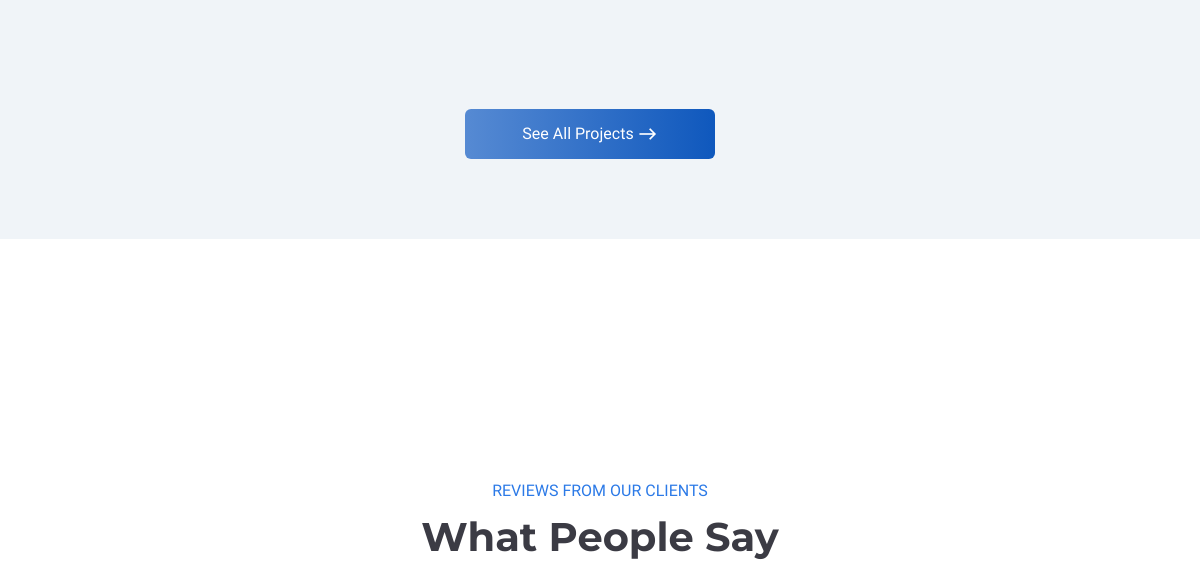
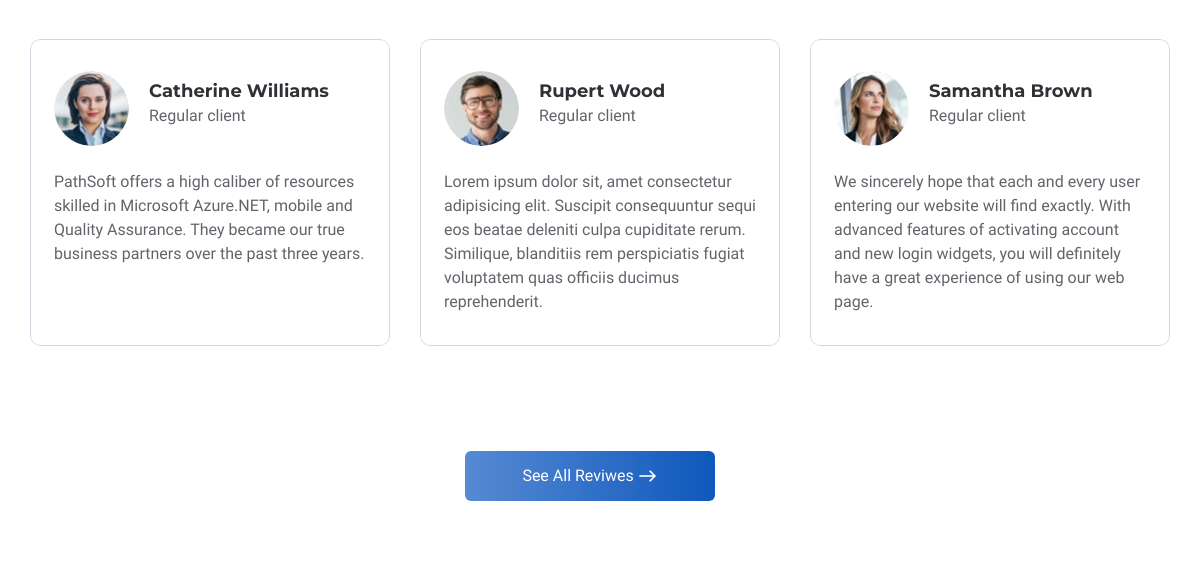
Before: / (middle part) with the older database file (2 pictures, top to bottom).
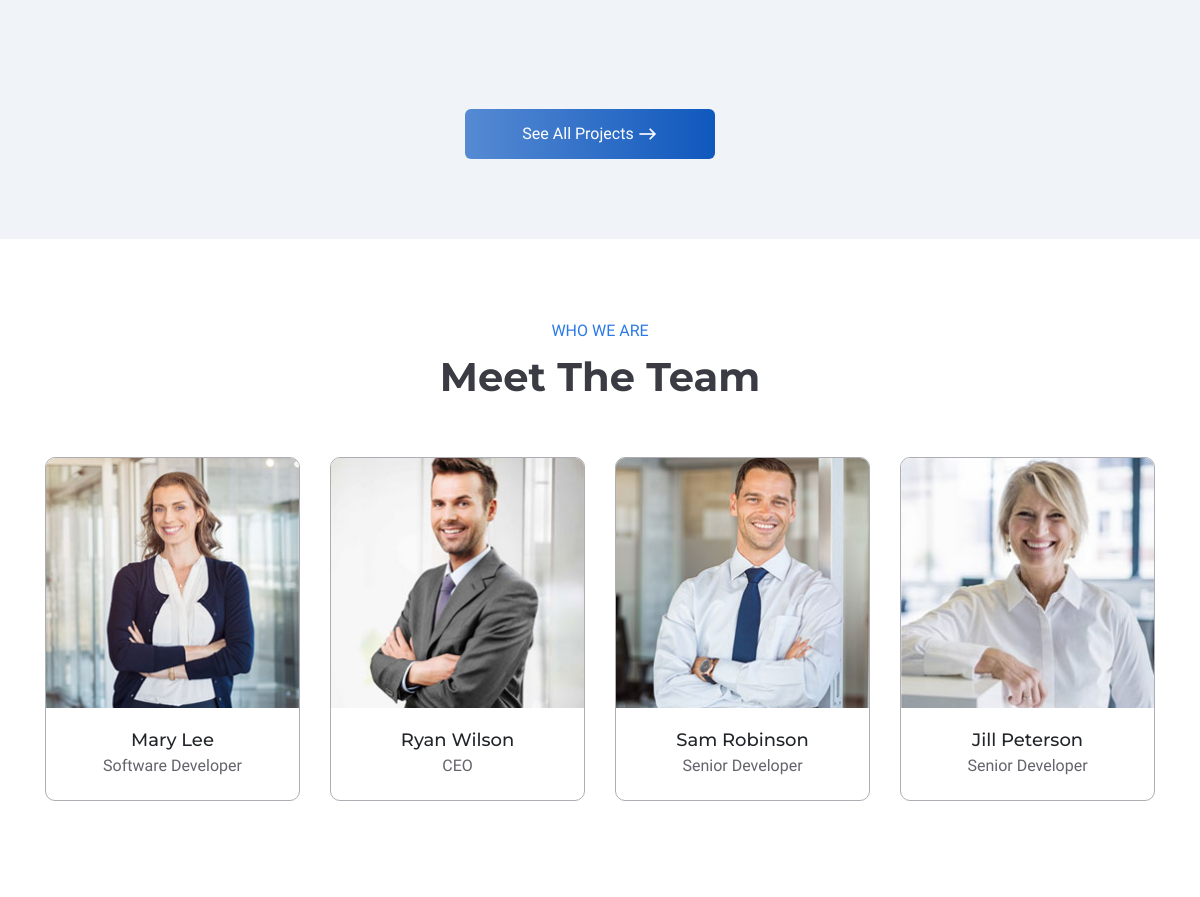
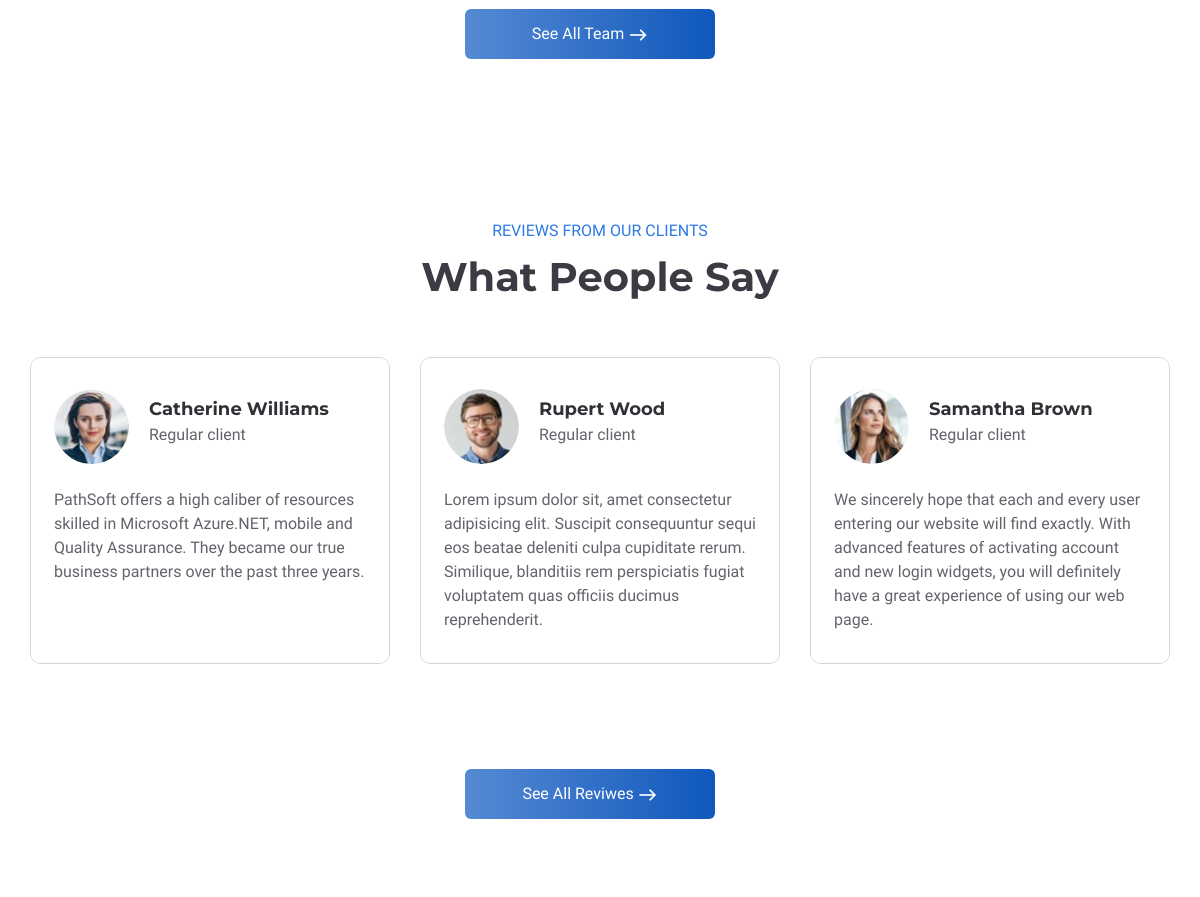
After: the same page with the newer database file (2 pictures, top to bottom).
### app/models.py (models this page shows)
class ProjectButton(db.Model):
    id=db.Column(db.Integer,primary_key=True)
    projectbtn_title=db.Column(db.String(255))
    projectbtn_icon=db.Column(db.String(255))
    projectbtn_url=db.Column(db.String(255))

class TeamHeading(db.Model):
    id=db.Column(db.Integer,primary_key=True)
    team_subheading=db.Column(db.String(255))
    team_title=db.Column(db.String(255))

class TeamBox(db.Model):
    id=db.Column(db.Integer,primary_key=True)
    teammate_img=db.Column(db.String(255))
    teammate_name=db.Column(db.String(255))
    teammate_position=db.Column(db.String(255))

class TeamButton(db.Model):
    id=db.Column(db.Integer,primary_key=True)
    teambuuton_title=db.Column(db.String(255))
    teambuuton_icon=db.Column(db.String(255))
    teambuuton_url=db.Column(db.String(255))

### main/routes.py (the view)
@app.route("/")
def index():
    header_contacts=HeaderContact.query.all()
    headersocial_icons=HeaderSocialIcon.query.all()
    logos=MeniuLogo.query.all()
    meniu_names=MeniuName.query.all()
    sliders=Slider.query.all()
    sliderbttns=SliderUrl.query.all()
    serviceheadings=ServiceTitle.query.all()
    serviceitems=ServiceItem.query.all()
    servicebttns=ServiceButton.query.all()
    reasonheadings=ReasonTitle.query.all()
    reasonitems=ReasonItem.query.all()
    projectheadings=ProjectHeader.query.all()
    projectmenus=ProjectMenu.query.all()
    projectboxs=ProjectBox.query.all()
    projectbtns=ProjectButton.query.all()
    teamheadings=TeamHeading.query.all()
    teamboxs=TeamBox.query.all()
    teamsocialicons=TeamSocilIcon.query.all()
    teambuttons=TeamButton.query.all()
    return render_template("main/index.html", header_contacts=header_contacts, headersocial_icons=headersocial_icons, logos=logos, meniu_names=meniu_names, sliders=sliders, sliderbttns=sliderbttns, serviceheadings=serviceheadings, serviceitems=serviceitems ,servicebttns=servicebttns, reasonheadings=reasonheadings, reasonitems=reasonitems,projectheadings=projectheadings, projectmenus=projectmenus,projectboxs=projectboxs, projectbtns=projectbtns,teamheadings=teamheadings, teamboxs=teamboxs, teamsocialicons=teamsocialicons, teambuttons=teambuttons)

### app/templates/main/index.html (shortened to what this page needs)
{% extends "main/base.html" %}{% block contentmain %}
<section id="project" class="section-padding">
    <div class="container">
        <div class="row project-height justify-content-center">
        </div>
        <div class="row">
            <div class="col-12 d-flex justify-content-center">
                {% for projectbtn in projectbtns %}
                <div class="bttn-row">
                    <a href="{{projectbtn.projectbtn_url}}">
                        <div class="bttn">
                            <span>{{projectbtn.projectbtn_title}}</span>
                            <i class="material-icons">{{projectbtn.projectbtn_icon}}</i>
                        </div>
                    </a>
                </div>
                {% endfor %}
            </div>
        </div>
    </div>
</section>
<section id="teaminfo" class="section-padding">
    <div class="container">
        <div class="row justify-content-center">
            <div class="col-12">
                {% for teamheading in teamheadings %}
                <div class="section-heading">
                    <span class="section-heading-span">{{teamheading.team_subheading}}</span>
                    <h2 class="section-heading-h2">{{teamheading.team_title}}</h2>
                </div>
                {% endfor %}
            </div>
        </div>
        <div class="row justify-content-center">
            {% for teambox in teamboxs %}
            <div class="col-3 team-box">
                <div class="team-item">
                    <div class="team-img"><img src="/static/uploads/{{teambox.teammate_img}}"
                            alt="{{teambox.teammate_name}}"></div>
                    <div class="team-con">
                        <div class="team-info-title">
                            <h4>{{teambox.teammate_name}}</h4>
                            <p>{{teambox.teammate_position}}</p>
                        </div>
                    </div>
                </div>
            </div>
            {% endfor %}
        </div>
        <div class="row">
            <div class="col-12 d-flex justify-content-center">
                {% for teambutton in teambuttons %}
                <div class="bttn-row">
                    <a href="{{teambutton.teambuuton_url}}">
                        <div class="bttn">
                            <span>{{teambutton.teambuuton_title}}</span>
                            <i class="material-icons"> {{teambutton.teambuuton_icon}}</i>
                        </div>
                    </a>
                </div>
                {% endfor %}
            </div>
        </div>
    </div>
</section>
<section id="client">
    <div class="container section-padding">
        <div class="row">
            <div class="col-12">
                <div class="section-heading">
                    <span class="section-heading-span">REVIEWS FROM OUR CLIENTS</span>
                    <h2 class="section-heading-h2">What People Say</h2>
                </div>
            </div>
        </div>
        <div class="row justify-content-center">
            <div class="col-4 team-box">
                <div class="client-item">
                    <div class="client-title">
                        <div class="client-img"><img src="/static/uploads/auth-img-1.jpg" alt=""></div>
                        <div class="client-name">
                            <h4>Catherine Williams</h4>
                            <p>Regular client</p>
                        </div>
                    </div>
                    <div class="client-info">
                        <p>PathSoft offers a high caliber of resources skilled in Microsoft Azure.NET, mobile and
                            Quality Assurance. They became our true business partners over the past three years.</p>
                    </div>
                </div>
            </div>
            <div class="col-4 team-box">
                <div class="client-item">
                    <div class="client-title">
                        <div class="client-img"><img src="/static/uploads/auth-img-2.jpg" alt=""></div>
                        <div class="client-name">
                            <h4>Rupert Wood</h4>
                            <p>Regular client</p>
                        </div>
                    </div>
                    <div class="client-info">
                        <p>Lorem ipsum dolor sit, amet consectetur adipisicing elit. Suscipit consequuntur sequi eos
                            beatae deleniti culpa cupiditate rerum. Similique, blanditiis rem perspiciatis fugiat
                            voluptatem quas officiis ducimus reprehenderit.</p>
                    </div>
                </div>
            </div>
            <div class="col-4 team-box">
                <div class="client-item">
                    <div class="client-title">
                        <div class="client-img"><img src="/static/uploads/auth-img-3.jpg" alt=""></div>
                        <div class="client-name">
                            <h4>Samantha Brown</h4>
                            <p>Regular client</p>
                        </div>
                    </div>
                    <div class="client-info">
                        <p>We sincerely hope that each and every user entering our website will find exactly. With
                            advanced features of activating account and new login widgets, you will definitely have
                            a great experience of using our web page.</p>
                    </div>
                </div>
            </div>
        </div>
        <div class="row">
            <div class="col-12 d-flex justify-content-center">
                <div class="bttn-row">
                    <a href="/testimonials">
                        <div class="bttn">
                            <span>See All Reviwes</span>
                            <i class="material-icons"> east</i>
                        </div>
                    </a>
                </div>
            </div>
        </div>
</section>
{% endblock %}

### app/templates/main/base.html (shortened to what this page needs)
<!doctype html>
<html lang="en">
<head>
    <link rel="stylesheet" href="https://cdnjs.cloudflare.com/ajax/libs/font-awesome/5.15.3/css/all.min.css"
 />
    <link rel="stylesheet" href="https://cdn.jsdelivr.net/npm/bootstrap-icons@1.4.1/font/bootstrap-icons.css">
    <link rel="stylesheet" href="https://stackpath.bootstrapcdn.com/bootstrap/4.3.1/css/bootstrap.min.css"
>
    <link rel="stylesheet" href="/static/main/css/style.css">
    <link rel="stylesheet" href="/static/main/css/about.css">
    <link rel="stylesheet" href="/static/main/css/blog.css">
    <link rel="stylesheet" href="/static/main/css/contact.css">
    <link rel="stylesheet" href="/static/main/css/login.css">
    <link rel="stylesheet" href="/static/main/css/gallery.css">
    <link rel="stylesheet" href="/static/main/css/blogitem.css">
</head>
<body>
    {% block contentmain %}
    {% endblock %}
</body>
</html>

### app/static/main/css/style.css (style rules this page uses)
body { font-family: "Istok Web", sans-serif; }
h4, h3, h2 { font-family: Montserrat, sans-serif; }
a:link { text-decoration: none; }
.section-padding { padding: 5rem 0; }
.section-heading { margin-bottom: 56px; text-align: center; }
.section-heading-span { font-size: 1rem; color: #2c7ae7; }
.section-heading-h2 { font-weight: 700; font-size: 2.5rem; margin: 0px; margin-top: 10px; font-family: Montserrat, sans-serif; color: #3b3b44; }
.bttn { width: 250px; background: linear-gradient(to right, #568ad3 0, #0f58bd 100%); color: white; padding: 13px 22px; border-radius: 6px; -webkit-border-radius: 6px; -moz-border-radius: 6px; -ms-border-radius: 6px; -o-border-radius: 6px; }
.bttn i { height: 21px; width: 20px; font-size: 20px; vertical-align: middle; transition: all 0.5s ease; transform: rotateY(0deg); -webkit-transform: rotateY(0deg); -moz-transform: rotateY(0deg); -ms-transform: rotateY(0deg); -o-transform: rotateY(0deg); }
.bttn-row { display: flex; justify-content: center; margin-top: 65px; margin-right: 20px; text-align: center; }
#project { background-color: #f0f4f8; }
.project-height { position: relative; height: 890px; }
.team-item { height: 100%; position: relative; border-radius: 10px; -webkit-border-radius: 10px; -moz-border-radius: 10px; -ms-border-radius: 10px; -o-border-radius: 10px; border: #adadb3 solid 1px; overflow: hidden; transition: ease-out 0.3s all; }
.team-con { position: relative; }
.team-info-title { text-align: center; padding: 22px 20px; }
.team-item h4 { font-size: 1.125rem; margin: 0; font-family: "Montserrat", sans-serif; }
.team-item p { color: #63636b; margin: 0; margin-top: 3px; font-size: 1rem; }
.team-item img { width: 100%; height: 250px; object-fit: cover; }
.team-box { margin-bottom: 40px; }
.client-item { position: relative; background-color: #ffffff; border-radius: 10px; overflow: hidden; color: #303036; height: 100%; padding: 2rem 1.5rem; transition: all 0.25s; }
.client-item::after { content: ""; position: absolute; left: 0; top: 0; width: 100%; height: 100%; border-radius: 10px; border: 1px solid #d4d4e1; overflow: hidden; pointer-events: none; transition: all 0.25s; -webkit-border-radius: 10px; -moz-border-radius: 10px; -ms-border-radius: 10px; -o-border-radius: 10px; }
.client-title { display: flex; margin-bottom: 1.5rem; }
.client-img { width: 4.6875rem; height: 4.6875rem; min-width: 4.6875rem; border-radius: 50%; overflow: hidden; margin-right: 1.25rem; background-color: #ffffff; }
.client-img img { width: 100%; height: 100%; -o-object-fit: cover; object-fit: cover; vertical-align: middle; border-style: none; }
.client-name { padding-top: 0.625rem; }
.client-name h4 { font-family: "Montserrat", sans-serif; font-size: 1.125rem; font-weight: bold; margin-bottom: 0.125rem; }
.client-name p { color: #63636b; font-size: 1rem; }
.client-info { color: #63636b; }
.client-info p { margin-bottom: 0; }

### app/static/main/css/blog.css (style rules this page uses)
img { vertical-align: middle; border-style: none; }

### app/static/main/css/contact.css (style rules this page uses)
.section-heading { width: 100%; margin-bottom: 56px; text-align: center; }
.section-heading-span { font-size: 1rem; color: #2c7ae7; }
.section-heading-h2 { font-weight: 700; font-size: 2.5rem; margin: 0px; margin-top: 10px; font-family: Montserrat, sans-serif; color: #3b3b44; }

Changed rows visible on the page:
added TeamHeading: team_subheading "WHO WE ARE", team_title "Meet The Team"
added TeamBox: teammate_img (picture), teammate_name "Mary Lee", teammate_position "Software Developer"
added TeamBox: teammate_img (picture), teammate_name "Ryan Wilson", teammate_position "CEO"
added TeamBox: teammate_img (picture), teammate_name "Sam Robinson", teammate_position "Senior Developer"
added TeamBox: teammate_img (picture), teammate_name "Jill Peterson", teammate_position "Senior Developer"
added TeamButton: teambuuton_title "See All Team"
